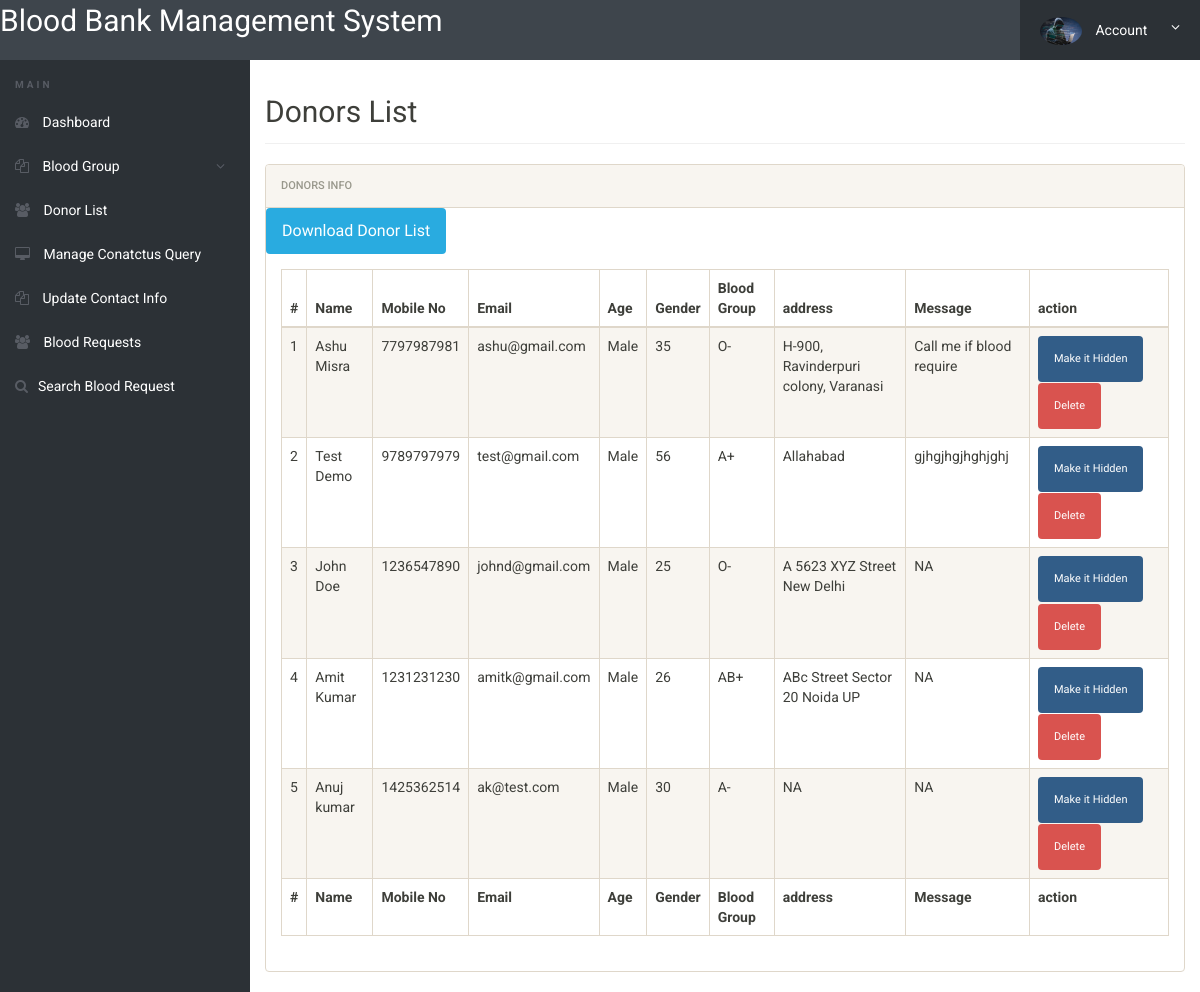
Before: /bbdms/admin/donor-list.php (signed in) with the older database file.
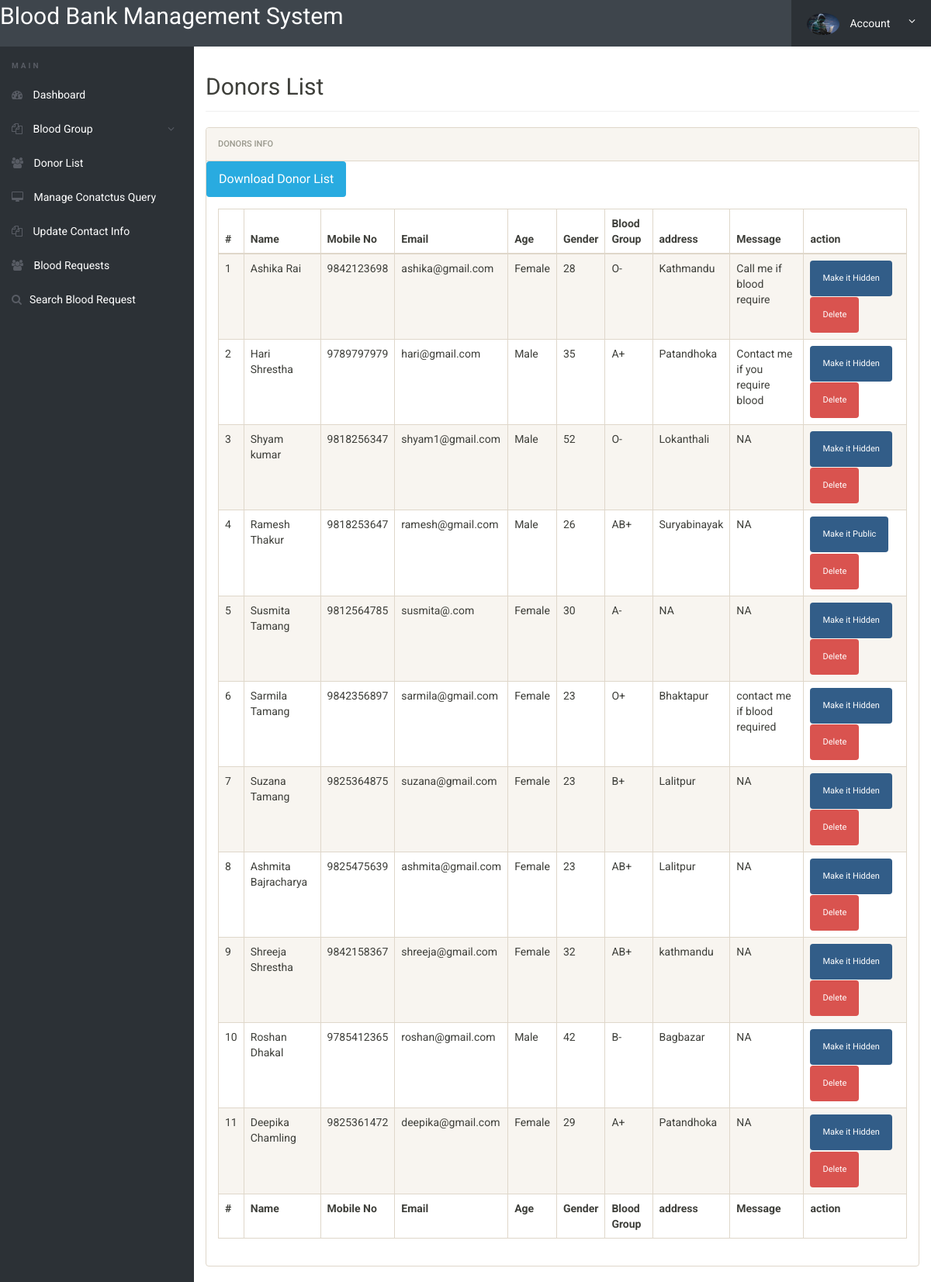
After: the same page with the newer database file.
### tables this page shows
CREATE TABLE `tblblooddonars` (
  `id` int(11) NOT NULL,
  `FullName` varchar(100) DEFAULT NULL,
  `MobileNumber` char(11) DEFAULT NULL,
  `EmailId` varchar(100) DEFAULT NULL,
  `Gender` varchar(20) DEFAULT NULL,
  `Age` int(11) DEFAULT NULL,
  `BloodGroup` varchar(20) DEFAULT NULL,
  `Address` varchar(255) DEFAULT NULL,
  `Message` mediumtext DEFAULT NULL,
  `PostingDate` timestamp NOT NULL DEFAULT current_timestamp(),
  `status` int(1) DEFAULT NULL,
  `Password` varchar(250) DEFAULT NULL
);

### bbdms/admin/donor-list.php (the view, shortened to what this page needs)
<?php
include('includes/config.php');
if(strlen($_SESSION['alogin'])==0)
	{
header('location:index.php');
}
else{
 ?>
<!doctype html>
<html lang="en" class="no-js">
<head>
	<link rel="stylesheet" href="css/font-awesome.min.css">
	<link rel="stylesheet" href="css/bootstrap.min.css">
	<link rel="stylesheet" href="css/dataTables.bootstrap.min.css">
	<link rel="stylesheet" href="css/bootstrap-social.css">
	<link rel="stylesheet" href="css/bootstrap-select.css">
	<link rel="stylesheet" href="css/fileinput.min.css">
	<link rel="stylesheet" href="css/awesome-bootstrap-checkbox.css">
	<link rel="stylesheet" href="css/style.css">
</head>
<body>
	<?php include('includes/header.php');?>
	<div class="ts-main-content">
		<?php include('includes/leftbar.php');?>
		<div class="content-wrapper">
			<div class="container-fluid">
				<div class="row">
					<div class="col-md-12">
						<h2 class="page-title">Donors List</h2>
						<div class="panel panel-default">
							<div class="panel-heading">Donors Info</div>
								<a href="download-records.php" style="font-size:16px;" class="btn btn-info">Download Donor List</a>
							<div class="panel-body">
								<table id="zctb" class="display table table-striped table-bordered table-hover" cellspacing="0" width="100%">
									<thead>
										<tr>
										<th>#</th>
											<th>Name</th>
											<th>Mobile No</th>
											<th>Email</th>
											<th>Age</th>
											<th>Gender</th>
											<th>Blood Group</th>
											<th>address</th>
											<th>Message </th>
											<th>action </th>
										</tr>
									</thead>
									<tfoot>
										<tr>
										<th>#</th>
										<th>Name</th>
											<th>Mobile No</th>
											<th>Email</th>
											<th>Age</th>
											<th>Gender</th>
											<th>Blood Group</th>
											<th>address</th>
											<th>Message </th>
											<th>action </th>
										</tr>
									</tfoot>
									<tbody>
<?php $sql = "SELECT * from  tblblooddonars ";
$query = $dbh -> prepare($sql);
$query->execute();
$results=$query->fetchAll(PDO::FETCH_OBJ);
$cnt=1;
if($query->rowCount() > 0)
{
foreach($results as $result)
{				?>
										<tr>
											<td><?php echo htmlentities($cnt);?></td>
											<td><?php echo htmlentities($result->FullName);?></td>
											<td><?php echo htmlentities($result->MobileNumber);?></td>
											<td><?php echo htmlentities($result->EmailId);?></td>
											<td><?php echo htmlentities($result->Gender);?></td>
											<td><?php echo htmlentities($result->Age);?></td>
											<td><?php echo htmlentities($result->BloodGroup);?></td>
											<td><?php echo htmlentities($result->Address);?></td>
											<td><?php echo htmlentities($result->Message);?></td>
										<td>
<?php if($result->status==1)
{?>
<a href="donor-list.php?hidden=<?php echo htmlentities($result->id);?>" onclick="return confirm('Do you really want to hiidden this detail')" class="btn btn-primary"> Make it Hidden</a>
<?php } else {?>
<a href="donor-list.php?public=<?php echo htmlentities($result->id);?>" onclick="return confirm('Do you really want to Public this detail')" class="btn btn-primary"> Make it Public</a>
<?php } ?>
<a href="donor-list.php?del=<?php echo htmlentities($result->id);?>" onclick="return confirm('Do you really want to delete this record')" class="btn btn-danger" style="margin-top:1%;"> Delete</a>
</td>
										</tr>
										<?php $cnt=$cnt+1; }} ?>
									</tbody>
								</table>
							</div>
						</div>
					</div>
				</div>
			</div>
		</div>
	</div>
</body>
</html>
<?php } ?>

Changed rows visible on the page:
changed tblblooddonars "Call me if blood require": FullName "Ashu Misra" → "Ashika Rai"; MobileNumber "7797987981" → "9842123698"; EmailId "ashu@gmail.com" → "ashika@gmail.com"; Gender "Male" → "Female"; Age "35" → "28"; Address "H-900, Ravinderpuri colony, Varanasi" → "Kathmandu"
changed tblblooddonars: FullName "Test Demo" → "Hari Shrestha"; EmailId "test@gmail.com" → "hari@gmail.com"; Age "56" → "35"; Address "Allahabad" → "Patandhoka"; Message "gjhgjhgjhghjghj" → "Contact me if you require blood"
changed tblblooddonars: FullName "John Doe" → "Shyam kumar"; MobileNumber "1236547890" → "9818256347"; EmailId "johnd@gmail.com" → "shyam1@gmail.com"; Age "25" → "52"; Address "A 5623 XYZ Street New Delhi" → "Lokanthali"
changed tblblooddonars: FullName "Amit Kumar" → "Ramesh Thakur"; MobileNumber "1231231230" → "9818253647"; EmailId "amitk@gmail.com" → "ramesh@gmail.com"; Address "ABc Street Sector 20 Noida UP" → "Suryabinayak"; status "Make it Hidden" → "Make it Public"
changed tblblooddonars: FullName "Anuj kumar" → "Susmita Tamang"; MobileNumber "1425362514" → "9812564785"; EmailId "ak@test.com" → "susmita@.com"; Gender "Male" → "Female"
added tblblooddonars: FullName "Sarmila Tamang", MobileNumber "9842356897", EmailId "sarmila@gmail.com", Gender "Female", Age "23", BloodGroup "O+", Address "Bhaktapur", Message "contact me if blood required"
added tblblooddonars: FullName "Suzana Tamang", MobileNumber "9825364875", EmailId "suzana@gmail.com", Gender "Female", Age "23", BloodGroup "B+", Address "Lalitpur", Message "NA"
added tblblooddonars: FullName "Ashmita Bajracharya", MobileNumber "9825475639", EmailId "ashmita@gmail.com", Gender "Female", Age "23", BloodGroup "AB+", Address "Lalitpur", Message "NA"
added tblblooddonars: FullName "Shreeja Shrestha", MobileNumber "9842158367", EmailId "shreeja@gmail.com", Gender "Female", Age "32", BloodGroup "AB+", Address "kathmandu", Message "NA"
added tblblooddonars: FullName "Roshan Dhakal", MobileNumber "9785412365", EmailId "roshan@gmail.com", Gender "Male", Age "42", BloodGroup "B-", Address "Bagbazar", Message "NA"
added tblblooddonars: FullName "Deepika Chamling", MobileNumber "9825361472", EmailId "deepika@gmail.com", Gender "Female", Age "29", BloodGroup "A+", Address "Patandhoka", Message "NA"
